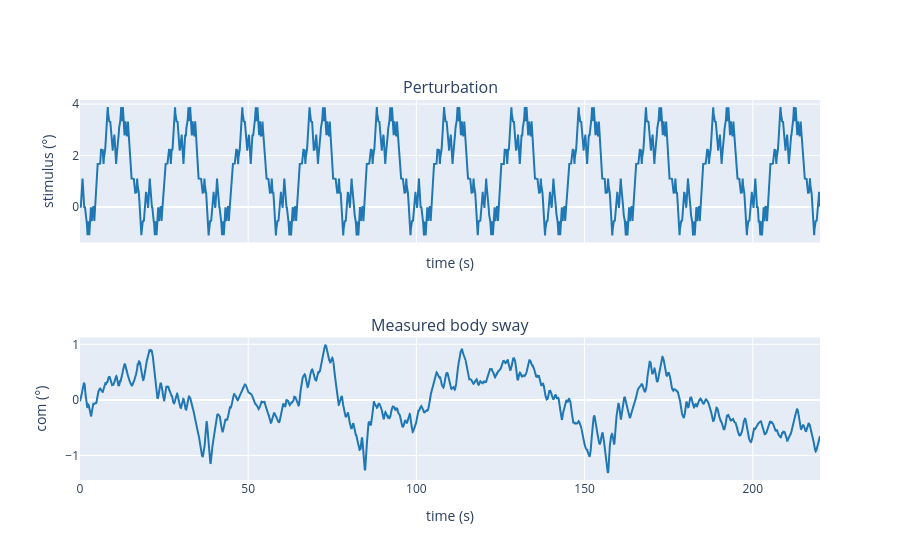

Here is the notebook cell this chart was saved with:
### Code cell
# This script demonstrates how to load and visualize data from a CSV file using BalancePy.
# It uses the `getdata_legacy` function, which is designed to read data from a CSV file 
# which is output of the anaropia legacy version, which can be downloaded e.g. here:
# https://github.com/PostureControlLab/anaropia-rfm

# Load the data
filename = 'data/d2_vis4.csv'
height = 1.71
weight = 65.5

config = bp.AnaropiaPreprocessingConfig(body_height_m=height, cut_to_cycles=False)
com, time = bp.getdata_legacy(filename, config, output='com')
stim, _ = bp.getdata_legacy(filename, config, output='stimulus')

# Create Figure of recorded data (excluding first cycle, which is omitted to avoid transients)
fig = make_subplots(rows=2, cols=1, shared_xaxes=True, subplot_titles=("Perturbation", "Measured body sway"))
# Plot stim over time
fig.add_trace(go.Scatter(x=time, y=stim, mode='lines', showlegend=False, line=dict(color='#1f77b4')), row=1, col=1)
fig.update_yaxes(title_text='stimulus (°)', row=1, col=1)
fig.update_xaxes(title_text='time (s)', row=1, col=1)
# Plot com over time
fig.add_trace(go.Scatter(x=time, y=com, mode='lines', showlegend=False, line=dict(color='#1f77b4')), row=2, col=1)
fig.update_yaxes(title_text='com (°)', row=2, col=1)
fig.update_xaxes(title_text='time (s)', row=2, col=1)

fig.show()

### Figure 1 — Plotly figure (JSON) as saved in the notebook; plotly's stock layout.template omitted (floating-point values rounded to 4 significant figures; data arrays with more than 128 entries replaced by an {"elided": "..."} marker saying what was removed)
{"data": [{"line": {"color": "#1f77b4"}, "mode": "lines", "showlegend": false, "type": "scatter", "x": {"elided": "19800 float values"}, "xaxis": "x", "y": {"elided": "19800 float values"}, "yaxis": "y"}, {"line": {"color": "#1f77b4"}, "mode": "lines", "showlegend": false, "type": "scatter", "x": {"elided": "19800 float values"}, "xaxis": "x2", "y": {"elided": "19800 float values"}, "yaxis": "y2"}], "layout": {"annotations": [{"font": {"size": 16}, "showarrow": false, "text": "Perturbation", "x": 0.5, "xanchor": "center", "xref": "paper", "y": 1, "yanchor": "bottom", "yref": "paper"}, {"font": {"size": 16}, "showarrow": false, "text": "Measured body sway", "x": 0.5, "xanchor": "center", "xref": "paper", "y": 0.375, "yanchor": "bottom", "yref": "paper"}], "xaxis": {"anchor": "y", "domain": [0, 1], "matches": "x2", "showticklabels": false, "title": {"text": "time (s)"}}, "xaxis2": {"anchor": "y2", "domain": [0, 1], "title": {"text": "time (s)"}}, "yaxis": {"anchor": "x", "domain": [0.625, 1], "title": {"text": "stimulus (°)"}}, "yaxis2": {"anchor": "x2", "domain": [0, 0.375], "title": {"text": "com (°)"}}}}
